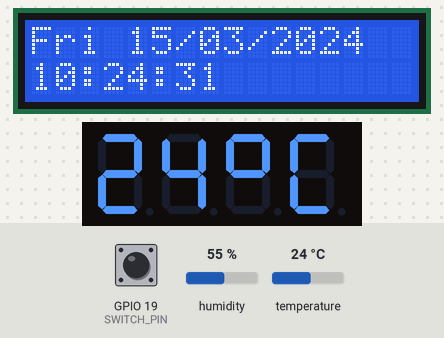
The sketch below on a simulated ESP32. Shown: 16×2 character LCD, 4-digit seven-segment display. Inputs (shaded band) come from the test bench; at power-on: GPIO 19 (SWITCH_PIN) HIGH, temperature 24 °C, humidity 55 %. WiFi joins after 1.5 s; servers stay silent unless stated; the local clock reads 2024-03-15 10:24:30 at power-on unless the sketch sets it; what the sketch prints to the serial monitor is not drawn.

Above: at 2.7 s.
2.8 s: GPIO 19 (SWITCH_PIN) pulled LOW for 1.45 s
At 4.9 s:
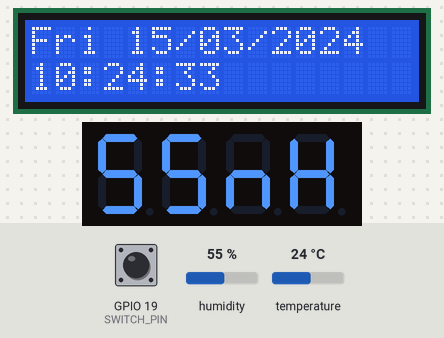
6.6 s: temperature set to 12 °C
At 9.4 s:
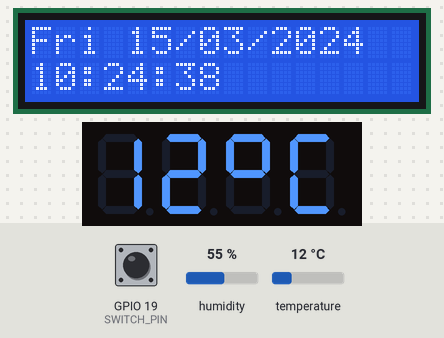
11.4 s: temperature set to 19 °C
At 16.0 s:
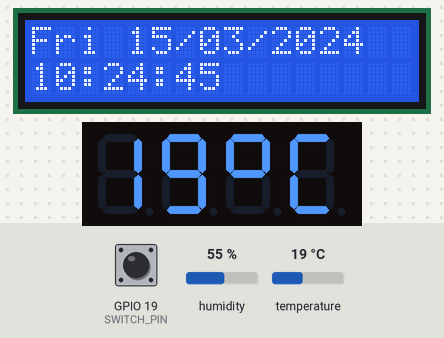
16.1 s: GPIO 19 (SWITCH_PIN) pulled LOW for 1.45 s
At 18.0 s:
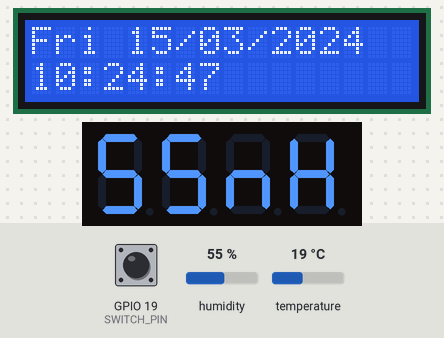
19.7 s: temperature set to 28 °C
At 21.3 s:
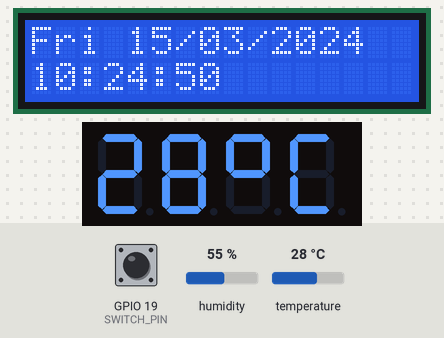
Timing chart, 0 to 22.8 s (numbered marks = the images above; inputs shaded):
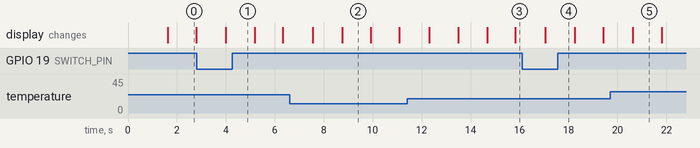

The sketch:

firebase_with_authentication.ino
```cpp
#include <WiFi.h>
#include <LiquidCrystal.h>
#include <TM1637Display.h>
#include <DHT.h>
#include <time.h>
#include <Firebase_ESP_Client.h>
#include <addons/TokenHelper.h>

// ===== WiFi Credentials =====
const char* ssid = "Moto";
const char* password = "Abhinav0";

// ===== Firebase Configuration =====
#define FIREBASE_HOST "your host url"
#define FIREBASE_API_KEY "you api key" // From Firebase Project Settings > General > Web API Key
#define FIREBASE_EMAIL "your email" // Replace with your registered email
#define FIREBASE_PASSWORD "your password" // Replace with your password


FirebaseData fbdo;
FirebaseAuth auth;
FirebaseConfig config;

// ===== DHT Sensor Setup =====
#define DHTPIN 4
#define DHTTYPE DHT11
DHT dht(DHTPIN, DHTTYPE);

// ===== TM1637 Display =====
#define CLK 5
#define DIO 18
TM1637Display display(CLK, DIO);

// ===== Switch Setup =====
#define SWITCH_PIN 19

// ===== LCD Pins =====
LiquidCrystal lcd(14, 27, 26, 25, 33, 32);

// ===== Custom Characters =====
const uint8_t DEGREE[] = {SEG_A | SEG_B | SEG_G | SEG_F};
const uint8_t CELSIUS[] = {SEG_A | SEG_D | SEG_E | SEG_F};
const uint8_t PERCENT[] = {SEG_G | SEG_C | SEG_E};
const uint8_t HUMI_H[] = {SEG_B | SEG_C | SEG_E | SEG_F | SEG_G};
const uint8_t ERROR[] = {
  SEG_A | SEG_D | SEG_E | SEG_F | SEG_G,
  SEG_E | SEG_G,
  SEG_E | SEG_G,
  0x00
};

void setup() {
  Serial.begin(115200);
  dht.begin();
  display.setBrightness(7);
  pinMode(SWITCH_PIN, INPUT_PULLUP);
  lcd.begin(16, 2);

  // Connect to WiFi
  lcd.clear();
  lcd.print("Connecting WiFi");
  WiFi.begin(ssid, password);

  int retry = 0;
  while (WiFi.status() != WL_CONNECTED && retry < 20) {
    delay(500);
    Serial.print(".");
    retry++;
  }

  lcd.setCursor(0, 1);
  if (WiFi.status() == WL_CONNECTED) {
    lcd.print("WiFi: Connected ");
    Serial.println("\nWiFi connected");
  } else {
    lcd.print("WiFi: Failed     ");
    Serial.println("\nWiFi failed");
    return;
  }

  // Configure NTP
  configTime(19800, 0, "pool.ntp.org", "time.nist.gov");

  // ===== Firebase Authentication =====
  config.database_url = FIREBASE_HOST;
  config.api_key = FIREBASE_API_KEY;
  config.token_status_callback = tokenStatusCallback;

  auth.user.email = FIREBASE_EMAIL;
  auth.user.password = FIREBASE_PASSWORD;

  Serial.print("Authenticating...");
  if (Firebase.signUp(&config, &auth, "", "")) {
    Serial.println("Success!");
  } else {
    Serial.print("FAILED: ");
    Serial.println(fbdo.errorReason().c_str()); // Fixed error reporting
  }
// Inside setup(), after Firebase.signUp():
Serial.print("User UID: ");
Serial.println(auth.token.uid.c_str());


  Firebase.begin(&config, &auth);
  Firebase.reconnectNetwork(true);
}

void loop() {
  struct tm timeinfo;
  if (!getLocalTime(&timeinfo)) {
    Serial.println("Time sync failed");
    lcd.clear();
    lcd.print("NTP Failed");
    lcd.setCursor(0, 1);
    lcd.print("Retrying...");
    configTime(19800, 0, "pool.ntp.org", "time.nist.gov");
    delay(1000);
    return;
  }

  // Format time/date
  char dateBuffer[17], timeBuffer[17];
  strftime(dateBuffer, sizeof(dateBuffer), "%a %d/%m/%Y", &timeinfo);
  strftime(timeBuffer, sizeof(timeBuffer), "%H:%M:%S", &timeinfo);

  // Update LCD
  lcd.clear();
  lcd.setCursor(0, 0);
  lcd.print(dateBuffer);
  lcd.setCursor(0, 1);
  lcd.print(timeBuffer);

  // Read sensor
  float temp = dht.readTemperature();
  float humidity = dht.readHumidity();
  int switchState = digitalRead(SWITCH_PIN);

  if (isnan(temp) || isnan(humidity)) {
    Serial.println("DHT11 Error!");
    display.setSegments(ERROR);
    delay(1000);
    return;
  }

  // Update 7-segment display
  if (switchState == HIGH) {
    int t = (int)temp;
    uint8_t segments[] = {
      display.encodeDigit(t / 10),
      display.encodeDigit(t % 10),
      DEGREE[0],
      CELSIUS[0]
    };
    display.setSegments(segments);
  } else {
    int h = (int)humidity;
    uint8_t segments[] = {
      display.encodeDigit(h / 10),
      display.encodeDigit(h % 10),
      PERCENT[0],
      HUMI_H[0]
    };
    display.setSegments(segments);
  }

  // ===== Firebase Data Push with User UID =====
  if (Firebase.ready()) {
    FirebaseJson json;
    json.set("temperature", temp);
    json.set("humidity", humidity);
    json.set("date", dateBuffer);
    json.set("time", timeBuffer);
    json.set("day", String(timeinfo.tm_wday));

    // Add the user's UID to the data
    json.set("user_uid", auth.token.uid.c_str()); // <-- Added UID field

    // Push data to Firebase
    if (Firebase.RTDB.pushJSON(&fbdo, "/sensor_data", &json)) {
      Serial.println("Data sent!");
    } else {
      Serial.print("Firebase error: ");
      Serial.println(fbdo.errorReason().c_str());
    }
  }

  // Token management
  if (Firebase.isTokenExpired()) {
    Serial.println("Refreshing token...");
    Firebase.refreshToken(&config);
  }

  delay(1000);
}


// Rules for the firebase you can do this when testing.
// {
//   "rules": {
//     "sensor_data": {
//       ".read": "auth != null",
//       ".write": "auth != null"
//     }
//   }
// }


// Rules for the user can see/read only date
// {
//   "rules": {
//     "sensor_data": {
//       "$uid": {
//         ".read": "auth != null && auth.uid == $uid",
//         ".write": "auth != null && auth.uid == $uid"
//       }
//     }
//   }
// }
```

Measured:
- after the input at 2.8 s, the display: changes after 1.2 s (image 1)
- after the input at 16.1 s, the display: changes after 0.95 s (image 4)
- what the display in image 0 shows lasts 1.2 s, from 1.6 s to 2.8 s
